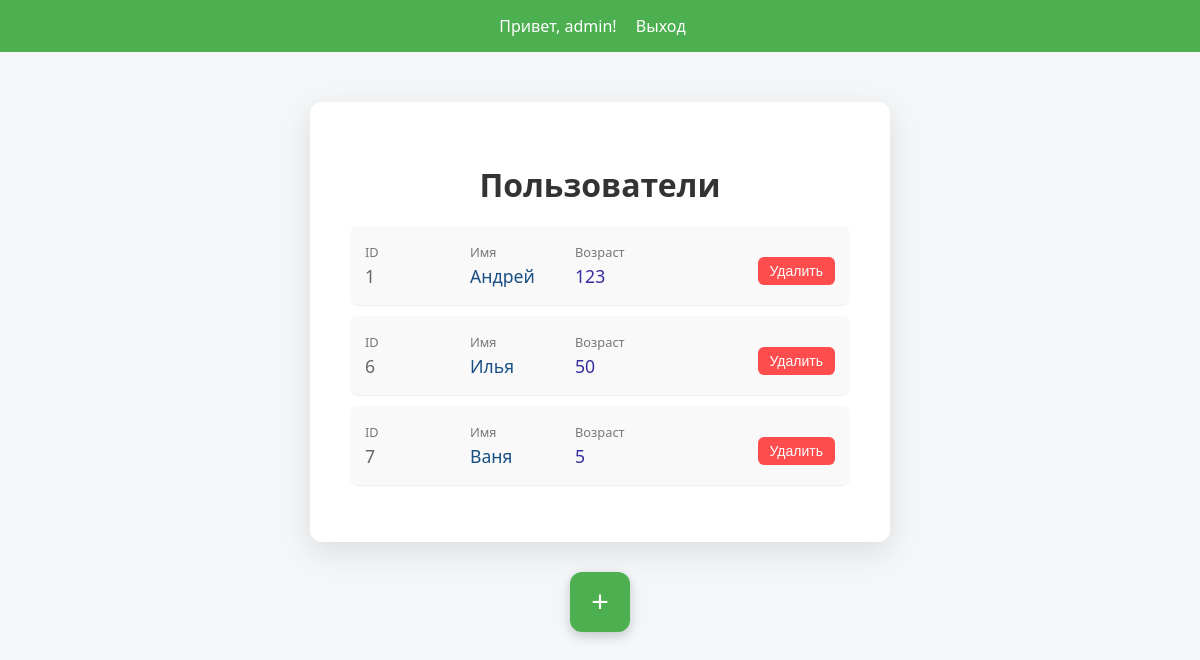
The app's page / (signed in) with its own data.
### product/models.py (models this page shows)
class User(models.Model):
    name = models.CharField(max_length=30)
    age = models.IntegerField()
    archived = models.BooleanField(default=False)

### product/views.py (the view)
# urls.py: path('', views.index, name='index'),
def index(request):
    users = User.objects.filter(archived = False)
    return render(request, 'index.html', {'users': users})

### product/templates/index.html (shortened to what this page needs)
{% load static %}
<!DOCTYPE html>
<html lang="ru">
<head>
  <link rel="stylesheet" href="{% static 'product/css/styles.css' %}">
</head>
<body>
<header>
    <nav>
      {% if user.is_authenticated %}
        <span>Привет, {{ user.username }}!</span>
        <a href="/logout/" >Выход</a>
      {% else %}
        <a href="{% url 'login' %}">Вход</a>
        <a href="{% url 'register' %}">Регистрация</a>
      {% endif %}
    </nav>
  </header>
<div class="container">
  <h1>Пользователи</h1>
  <ul class="user-list">
    {% for user in users %}
    <li>
      <a href="/show/{{ user.id }}" class="user-info">
        <div class="user-field user-id">
          <span class="field-label">ID</span>
          <span class="field-value">{{ user.id }}</span>
        </div>
        <div class="user-field user-name">
          <span class="field-label">Имя</span>
          <span class="field-value">{{ user.name }}</span>
        </div>
        <div class="user-field user-age">
          <span class="field-label">Возраст</span>
          <span class="field-value">{{ user.age }}</span>
        </div>
      </a>
      <div class="actions">
        <a href="{% url 'delete' user.id %}">
          <button class="delete-btn">Удалить</button>
        </a>
      </div>
    </li>
    {% endfor %}
  </ul>
</div>
<button class="add-button" onclick="window.location.href='new'">+</button>
</body>
</html>

### product/static/product/css/styles.css (style rules this page uses)
header { width: 100%; background: #4CAF50; color: white; padding: 15px 0; text-align: center; }
header nav a { color: white; margin: 0 15px; text-decoration: none; }
body { font-family: 'Segoe UI', Tahoma, Geneva, Verdana, sans-serif; background: #f4f6f8; margin: 0; padding: 0; display: flex; flex-direction: column; align-items: center; min-height: 100vh; }
.container { background: #fff; margin-top: 50px; border-radius: 12px; box-shadow: 0 10px 30px rgba(0, 0, 0, 0.1); padding: 40px; width: 100%; max-width: 500px; }
h1, h2 { text-align: center; color: #333; margin-bottom: 20px; }
ul { list-style: none; padding: 0; }
li { background: #f9f9f9; padding: 12px 20px; margin-bottom: 10px; border-radius: 8px; transition: background 0.3s ease; display: flex; justify-content: space-between; align-items: center; }
.delete-btn { background: #ff4d4d; color: white; border: none; padding: 6px 12px; border-radius: 6px; cursor: pointer; font-size: 14px; transition: background 0.3s ease; }
.add-button { margin-top: 30px; width: 60px; height: 60px; background-color: #4CAF50; color: white; font-size: 30px; border: none; border-radius: 12px; box-shadow: 0 4px 12px rgba(0, 0, 0, 0.2); cursor: pointer; display: flex; align-items: center; justify-content: center; transition: background 0.3s ease, transform 0.2s ease; }
button { background: #6c757d; color: white; border: none; padding: 10px; border-radius: 8px; font-size: 16px; cursor: pointer; margin-top: 10px; transition: background 0.3s ease; }
.user-list { width: 100%; border-collapse: collapse; margin-top: 20px; }
.user-list li { display: flex; justify-content: space-between; align-items: center; padding: 12px 15px; border-bottom: 1px solid #eee; transition: background-color 0.2s; }
.user-info { display: flex; flex: 1; gap: 25px; text-decoration: none !important; color: inherit !important; }
.user-field { min-width: 80px; padding: 5px 0; }
.field-label { display: block; font-size: 0.8em; color: #777; margin-bottom: 3px; }
.field-value { font-weight: 500; font-size: 1.1em; }
.user-id .field-value { color: #666; }
.user-name .field-value { color: #184f85; }
.user-age .field-value { color: #362d9f; }
.actions { margin-left: 15px; }

### records on screen
User: id "1", name "Андрей", age "123"
User: id "6", name "Илья", age "50"
User: id "7", name "Ваня", age "5"

### other values on screen
{{ user.username }} "admin"
